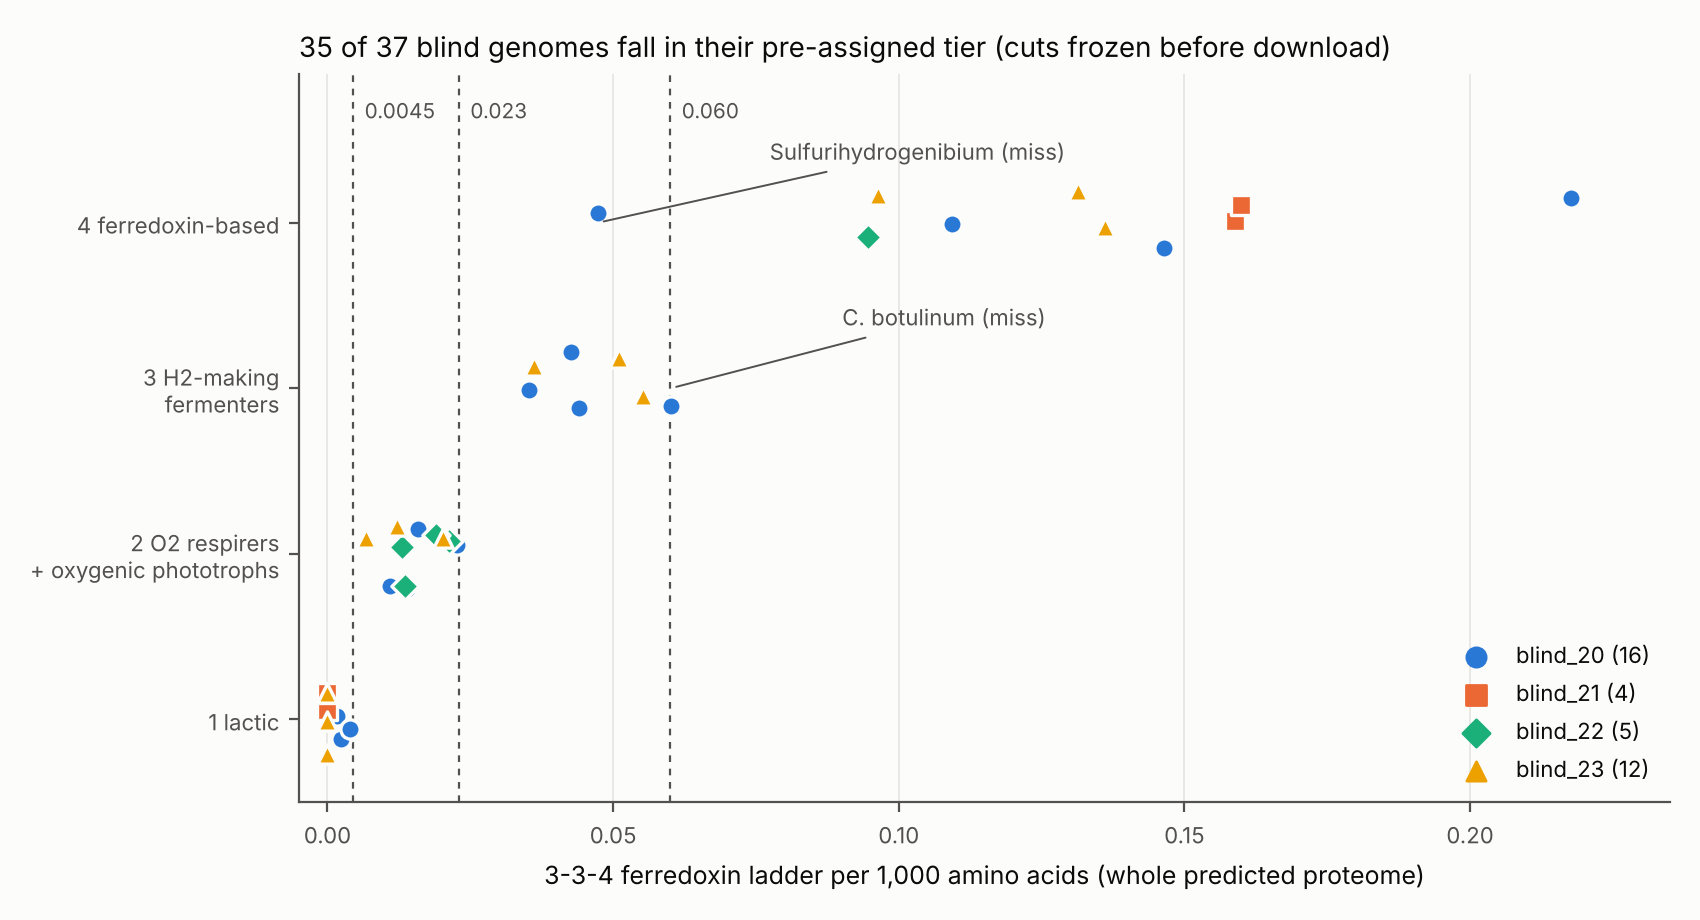

This figure's Python source:
"""L3341: Figure 3 (all 37 blind genomes on the four-tier scale) + number audit from committed tool-number files only."""
import statistics as st, matplotlib; matplotlib.use('Agg'); import matplotlib.pyplot as plt
from scipy.stats import spearmanr
R='/home/claude/dcf-math/rounds/'
def load(f,col,skip):
    d={}
    for l in open(R+f).read().splitlines()[skip:]:
        x=l.split()
        if x and x[0].startswith('NC_'): d[x[0]]=float(x[col])
    return d
b20=load('L3269_tool_numbers.txt',4,2); b20.update(load('L3273_tool_numbers_gasseri.txt',4,0))
b21=load('L3285_tool_numbers.txt',4,2); b22=load('L3293_tool_numbers.txt',3,1); b23=load('L3333_tool_numbers.txt',3,1)
T={ # tiers as frozen in the pre-registrations (L3265, L3281, L3289, L3321)
 'blind_20':{'NC_013198':1,'NC_004116':1,'NC_007929':1,'NC_008530':1,'NC_012560':2,'NC_008686':2,'NC_014532':2,'NC_007651':2,'NC_009495':3,'NC_009012':3,'NC_009718':3,'NC_011898':3,'NC_009515':4,'NC_011296':4,'NC_012438':4,'NC_008554':4},
 'blind_21':{'NC_005362':1,'NC_009785':1,'NC_003551':4,'NC_013223':4},
 'blind_22':{'NC_007604':2,'NC_003272':2,'NC_004113':2,'NC_005125':2,'NC_010337':4},
 'blind_23':{'NC_010080':1,'NC_013853':1,'NC_015759':1,'NC_003295':2,'NC_007761':2,'NC_009848':2,'NC_008593':3,'NC_009616':3,'NC_014393':3,'NC_013665':4,'NC_015388':4,'NC_014378':4}}
V={'blind_20':b20,'blind_21':b21,'blind_22':b22,'blind_23':b23}
call=lambda x: 1 if x<.0045 else 2 if x<.023 else 3 if x<.060 else 4
tot=ok=0; allt=[]; allv=[]; miss=[]
for s in T:
    k=sum(call(V[s][a])==t for a,t in T[s].items()); n=len(T[s]); tot+=n; ok+=k
    print("AUDIT %s: %d of %d correct"%(s,k,n)); 
    for a,t in T[s].items():
        allt.append(t); allv.append(V[s][a])
        if call(V[s][a])!=t: miss.append((s,a,V[s][a],t))
print("AUDIT total %d of %d; misses %s"%(ok,tot,miss))
print("AUDIT rho blind_20 %.3f, blind_23 %.3f, all 37 %.3f"%(spearmanr([T['blind_20'][a] for a in T['blind_20']],[b20[a] for a in T['blind_20']])[0],spearmanr([T['blind_23'][a] for a in T['blind_23']],[b23[a] for a in T['blind_23']])[0],spearmanr(allt,allv)[0]))
big=load('L3333_tool_numbers.txt',4,1); sm=load('L3333_tool_numbers.txt',5,1)
m=lambda d,k: st.median(d[a] for a,t in T['blind_23'].items() if t==k)
print("AUDIT blind_23 O2->H2: large %.2fx, small %.2fx"%(m(big,3)/m(big,2),m(sm,3)/m(sm,2)))
# figure
cols={'blind_20':'#2a78d6','blind_21':'#eb6834','blind_22':'#1baf7a','blind_23':'#eda100'}
mk={'blind_20':'o','blind_21':'s','blind_22':'D','blind_23':'^'}
INK,MUTED,GRID,BG='#0b0b0b','#52514e','#e6e5e0','#fcfcfb'
fig,ax=plt.subplots(figsize=(8.5,4.6),dpi=200); fig.patch.set_facecolor(BG); ax.set_facecolor(BG)
import random; random.seed(3)
for s in T:
    for a,t in T[s].items():
        ax.scatter(V[s][a],t+random.uniform(-0.22,0.22),s=48,marker=mk[s],color=cols[s],edgecolor=BG,linewidth=1.2,zorder=3)
for s in T: ax.scatter([],[],marker=mk[s],color=cols[s],s=48,label='%s (%d)'%(s,len(T[s])))
for x in (0.0045,0.023,0.060): ax.axvline(x,color=MUTED,lw=0.8,ls=(0,(3,3)),zorder=1)
for x,lab in ((0.0045,'0.0045'),(0.023,'0.023'),(0.060,'0.060')): ax.text(x+0.002,4.6,lab,ha='left',va='bottom',fontsize=7.5,color=MUTED)
for s,a,v,t in miss:
    name={'NC_009495':'C. botulinum','NC_012438':'Sulfurihydrogenibium'}.get(a,a)
    ax.annotate(name+' (miss)',(v,t),xytext=(v+0.03,t+0.38),fontsize=8,color=MUTED,arrowprops=dict(arrowstyle='-',color=MUTED,lw=0.7))
ax.set_yticks([1,2,3,4]); ax.set_yticklabels(['1 lactic','2 O2 respirers\n+ oxygenic phototrophs','3 H2-making\nfermenters','4 ferredoxin-based'],fontsize=8.5,color=INK)
ax.set_ylim(0.5,4.9); ax.set_xlim(-0.005,0.235); ax.set_xlabel('3-3-4 ferredoxin ladder per 1,000 amino acids (whole predicted proteome)',fontsize=9,color=INK)
ax.grid(axis='x',color=GRID,lw=0.6,zorder=0); [ax.spines[x].set_visible(False) for x in ('top','right')]; [ax.spines[x].set_color(MUTED) for x in ('left','bottom')]; ax.tick_params(colors=MUTED,labelsize=8)
ax.set_title('35 of 37 blind genomes fall in their pre-assigned tier (cuts frozen before download)',loc='left',fontsize=10,color=INK)
ax.legend(frameon=False,fontsize=8,loc='lower right',labelcolor=INK)
fig.tight_layout(); fig.savefig('/home/claude/dcf-math/figures/L3341_all_blind.png',facecolor=BG)
